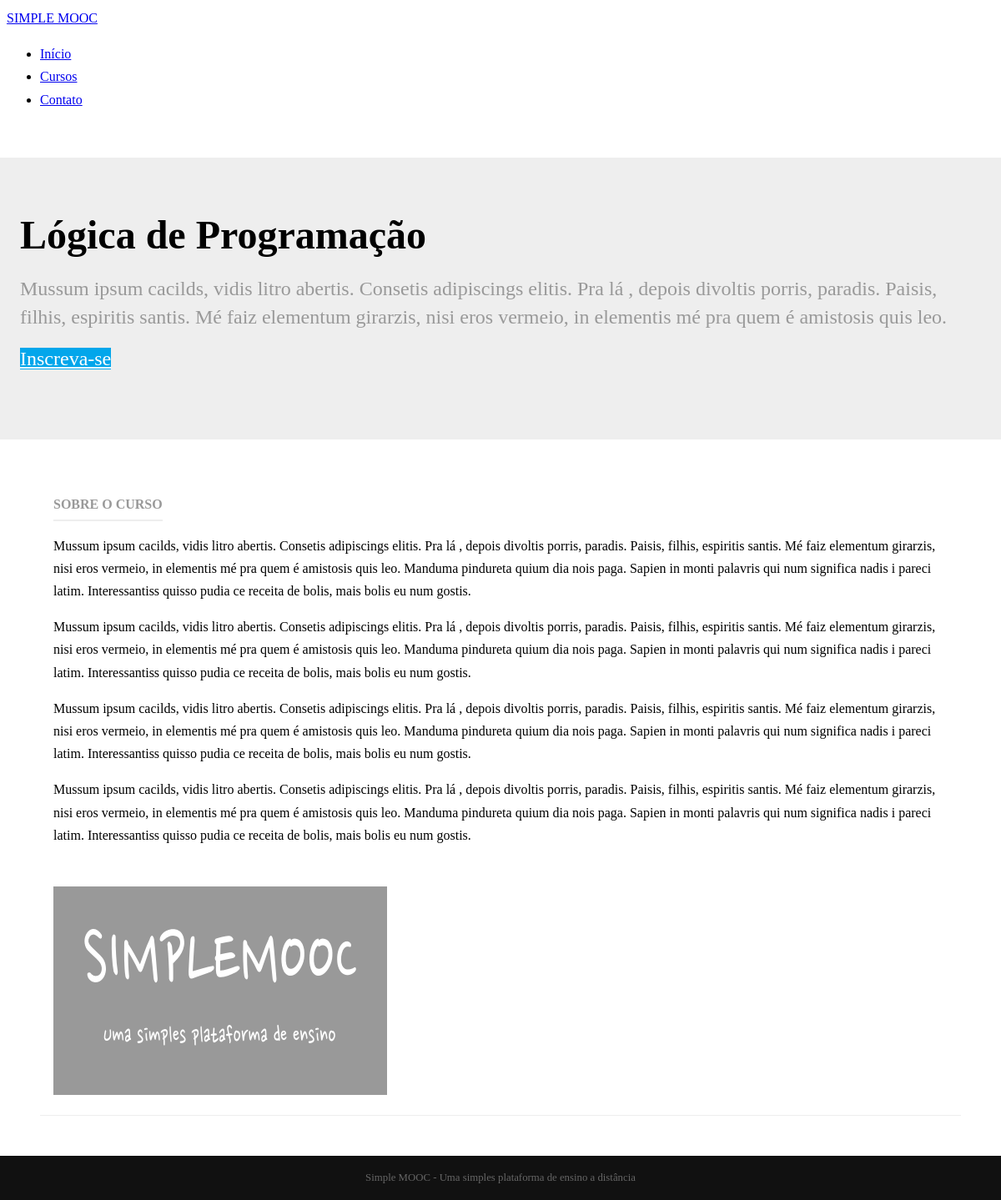
Screenshot of /cursos/logica with the database file from the repository.
### simplemooc/courses/models.py (models this page shows, shortened)
class Course(models.Model):
	name = models.CharField('Nome', max_length=100)
	slug = models.SlugField('Atalho')
	description = models.TextField('Descrição Simples', blank=True)
	about = models.TextField('Sobre o curso', blank=True)
	start_date = models.DateField(
		'Data de Início', null=True, blank=True
	)
	image = models.ImageField(
		upload_to='courses/images', verbose_name='Imagem', null=True, blank=True
	)
	created_at = models.DateTimeField('Criado em', auto_now_add=True)
	updated_at = models.DateTimeField('Atualizado em', auto_now=True)
	objects =  CourseManager()
	def __str__(self):
		return self.name
	class Meta:
		verbose_name = 'Curso'
		verbose_name_plural = 'Cursos'
		ordering = ['name']

### simplemooc/courses/views.py (the view)
# urls.py: url(r'^(?P<slug>[\w_-]+)$', 'details', name='details'),
def details(resquest, slug):
	course = get_object_or_404(Course, slug=slug)
	template_name = 'courses/details.html'
	context = {
		'course' : course
	}
	return render(resquest, template_name, context)

### simplemooc/courses/templates/courses/details.html
{% extends "base.html" %}
{% load static %}
{% block content %}
    <div class="splash">
        <div class="pure-g-r">
            <div class="pure-u-1">
                <div class="l-box splash-text">
                    <h1 class="splash-head">
                        {{ course }}
                    </h1>
                    <h2 class="splash-subhead">
                        {{ course.description }}
                    </h2>
                    <p>
                        <a href="#" class="pure-button primary-button">Inscreva-se</a>
                    </p>
                </div>
            </div>
        </div>
    </div>
    <div class="pure-g-r content-ribbon">
        <div class="pure-u-2-3">
            <div class="l-box">
                <h4 class="content-subhead">Sobre o Curso</h4>
                {{ course.about|linebreaks }}
            </div>
        </div>
        <div class="pure-u-1-3">
            <div class="l-box">
                {% if course.image %}
                    <img src="{{ course.image.url }}" alt="{{ course }}" />
                {% else %}
                    <img src="{% static 'img/course-image.png' %}" alt="{{ course }}" />
                {% endif %}
            </div>
        </div>
    </div>
{% endblock %}

### simplemooc/core/static/css/styles.css (style rules this page uses)
* { -webkit-box-sizing: border-box; -moz-box-sizing: border-box; box-sizing: border-box; }
body { margin: 0 auto; line-height: 1.7em; }
.l-box { padding: 1em; }
body .primary-button { background: #02a6eb; color: #fff; }
.splash { margin: 2em auto 0; padding: 3em 0.5em; background: #eee; }
.splash .splash-head { font-size: 300%; margin: 0em 0; line-height: 1.2em; }
.splash .splash-subhead { color: #999; font-weight: 300; line-height: 1.4em; }
.splash .primary-button { font-size: 150%; }
.content .content-subhead { color: #999; padding-bottom: 0.3em; text-transform: uppercase; margin: 0; border-bottom: 2px solid #eee; display: inline-block; }
.content .content-ribbon { margin: 3em; border-bottom: 1px solid #eee; }

### rows the page displays
Course: name "Lógica de Programação", description "Mussum ipsum cacilds, vidis litro abertis. Consetis adipiscings elitis. Pra lá , depois divoltis porris, paradis. Paisis, filhis, espiritis santis. Mé faiz elementum girarzis, nisi eros vermeio, in elementis mé pra quem é amistosis quis leo.", about "Mussum ipsum cacilds, vidis litro abertis. Consetis adipiscings elitis. Pra lá , depois divoltis porris, paradis. Paisis, filhis, espiritis santis. Mé faiz elementum girarzis, nisi eros vermeio, in elementis mé pra quem é amistosis quis leo. Manduma pindureta quium dia nois paga. Sapien in monti palavris qui num significa nadis i pareci latim. Interessantiss quisso pudia ce receita de bolis, mais bolis eu num gostis. Mussum ipsum cacilds, vidis litro abertis. Consetis adipiscings elitis. Pra lá , depois divoltis porris, paradis. Paisis, filhis, espiritis santis. Mé faiz elementum girarzis, nisi eros vermeio, in elementis mé pra quem é amistosis quis leo. Manduma pindureta quium dia nois…"
